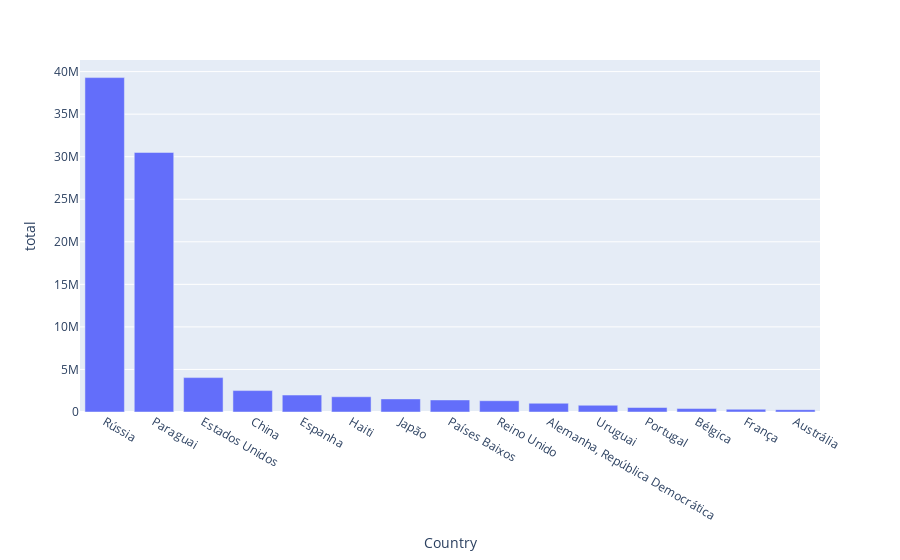

Notebook cell for this chart:
### Code cell
# TOP 15 by quantity- from 2007 to 2022

px.bar(qty_by_country.top_k(15, by="total"), x="Country", y="total")

### Figure 1 — Plotly figure (JSON) as saved in the notebook; plotly's stock layout.template omitted (floating-point values rounded to 4 significant figures)
{"data": [{"alignmentgroup": "True", "hovertemplate": "Country=%{x}<br>total=%{y}<extra></extra>", "legendgroup": "", "marker": {"color": "#636efa", "pattern": {"shape": ""}}, "name": "", "offsetgroup": "", "orientation": "v", "showlegend": false, "textposition": "auto", "type": "bar", "x": ["Rússia", "Paraguai", "Estados Unidos", "China", "Espanha", "Haiti", "Japão", "Países Baixos", "Reino Unido", "Alemanha, República Democrática", "Uruguai", "Portugal", "Bélgica", "França", "Austrália"], "xaxis": "x", "y": [39296199, 30500229, 4042624, 2517096, 1993000, 1791603, 1539635, 1417200, 1324164, 1028563, 792595, 528660, 403744, 323902, 274714], "yaxis": "y"}], "layout": {"barmode": "relative", "legend": {"tracegroupgap": 0}, "margin": {"t": 60}, "xaxis": {"anchor": "y", "domain": [0, 1], "title": {"text": "Country"}}, "yaxis": {"anchor": "x", "domain": [0, 1], "title": {"text": "total"}}}}
